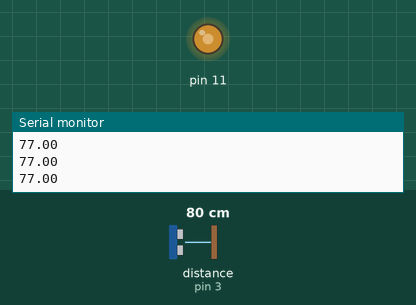
Simulated run of this sketch. Board: Arduino Uno, built with avr-gcc and run on an emulated ATmega328P. Parts: output pins drawn as LEDs (lit = HIGH), the last lines printed to the serial monitor. Wiring (inferred from the names in the program): ultrasonic range finder: trigger pin 4; echo pin 3. The test bench sets the inputs (shaded band); at power-on: distance to the obstacle (sensor on pin 3) 80 cm. The echo pulse lasts 58.3 µs per cm; pins used as bus, display or sensor lines are not drawn.

Above: at 1.2 s.
1.3 s: distance to the obstacle (sensor on pin 3) set to 2 cm
At 2.5 s:
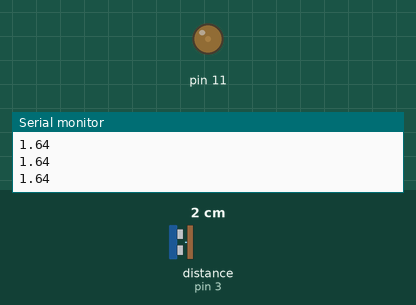
2.8 s: distance to the obstacle (sensor on pin 3) set to 4 cm
At 3.5 s:
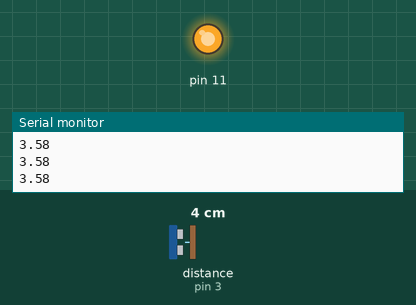
4.3 s: distance to the obstacle (sensor on pin 3) set to 120 cm
At 4.7 s:
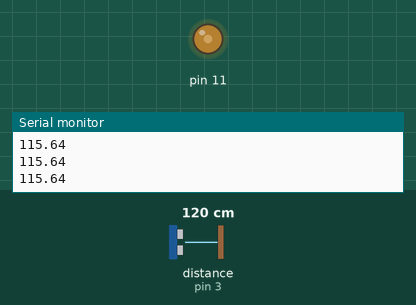
Timing chart, 0 to 7.3 s (numbered marks = the images above; inputs shaded):
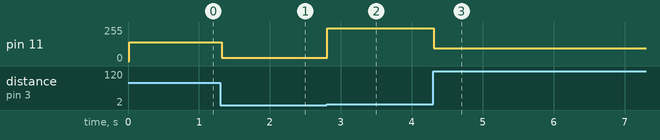

The sketch:

Qualitative_Distance_Sensor.ino
```cpp
//sound in and outs
const int trigPin = 4;
const int echoPin = 3;
const int dxLed = 11;
//vars
float x = 0;
float distance = 0;

void setup(){
  pinMode(trigPin,OUTPUT);
  pinMode(echoPin,INPUT);
  Serial.begin(9600);
}

void loop(){
  sensorControl();
  x = Position(distance);
  Serial.println(x);
  ledBrightness(dxLed,x);
}
```

Conversion_Methods.ino
```cpp
//return distance
float Position(float duration){
  //time echoPin reads high ~> 2x distance
  duration = pulseIn(echoPin,HIGH);
  //convert time -> distance
  return toCm(duration);
}

//convert time to distance
float toCm(float time){
   return time / 30.17 / 2;
     /*
       divide by 2 b/c time = distance there + distance back
       speed o/ sound @ sea level
       ~331.5 m/s => 33150 cm/s
       ~0.00003017 s/cm => 30.17 microsec/cm
     */
}

//convert a value to analog
float toAnalog(float b){
  return 300*255/b;

/*
 distance sensor max = 3m = 300 cm  analog max = 255
 distance senor min = 0cm           analog min = 0

 therefore:
   255/300 = conversion factor

 for big distance =>  low val:
   max val could be the same if:
     b = 300*255/b
*/
}
```

Sensor_Methods.ino
```cpp
//control sensor
void sensorControl(){
  digitalWrite(trigPin,LOW);
  delayMicroseconds(2);
  digitalWrite(trigPin,HIGH);
  delayMicroseconds(10);
  digitalWrite(trigPin,LOW);
}

//analog write led based on distance
void ledBrightness(int led, float x){
  //converts a distance value into an analog one
  x = toAnalog(x);
  //analogWrite converted value
  analogWrite(led,x);
}
```

Measured:
- after the input at 1.3 s, pin 11: 142/255 → 26/255 at once
- after the input at 2.8 s, pin 11: 26/255 → 246/255 at once
- after the input at 4.3 s, pin 11: 246/255 → 94/255 at once
